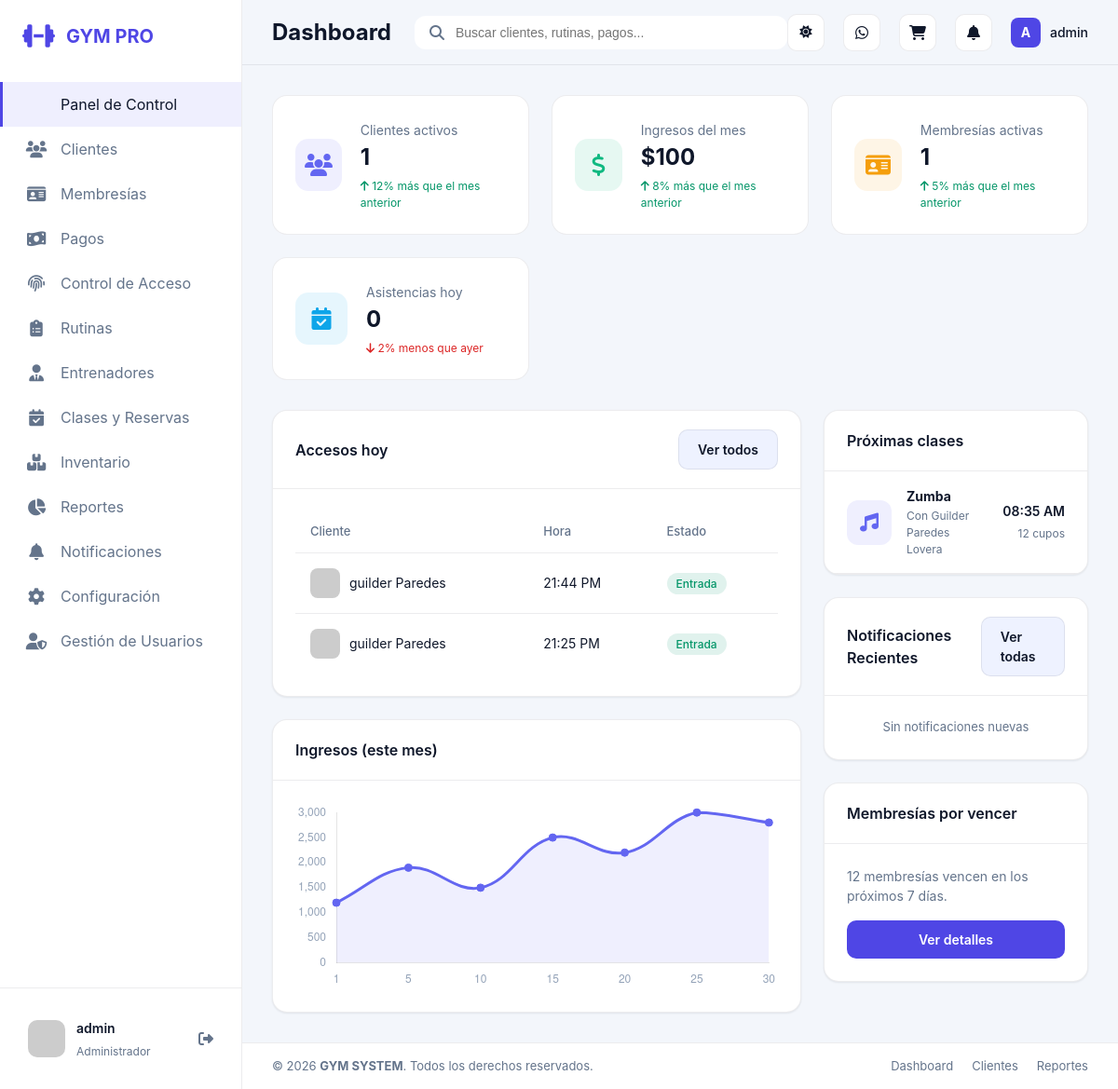
Page /dashboard/ (signed in) on the earlier database version.
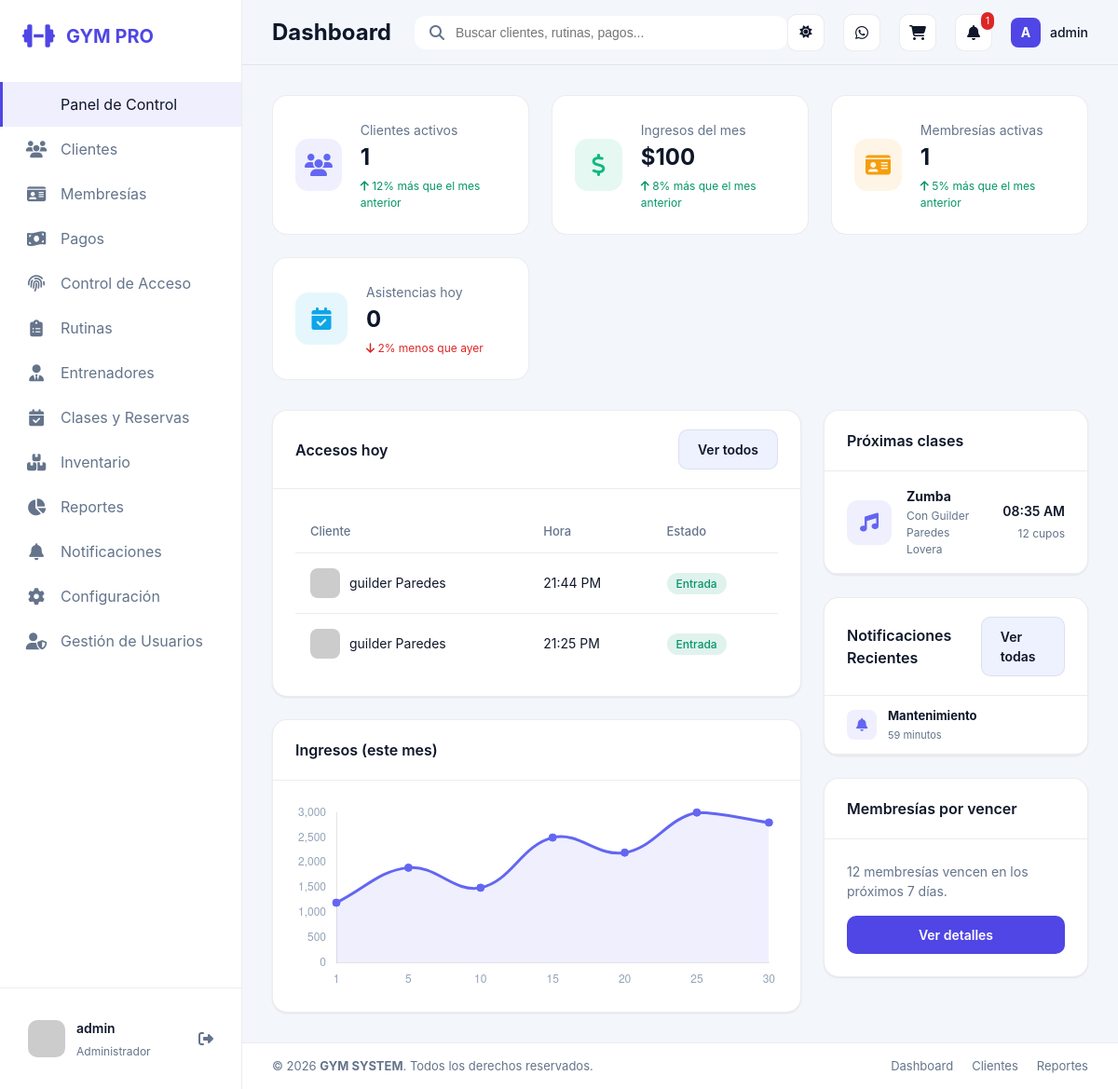
Same page on the later database version.
### apps/access/models.py (models this page shows, shortened)
class AccessRecord(models.Model):
    client = models.ForeignKey(Client, on_delete=models.CASCADE)
    timestamp = models.DateTimeField(default=timezone.now)
    entry_type = models.CharField(max_length=50, choices=[
        ('ENTRADA', 'Entrada'),
        ('SALIDA', 'Salida'),
    ], default='ENTRADA')
    method = models.CharField(max_length=50, choices=[
        ('QR', 'QR'),
        ('CODIGO', 'Código'),
        ('HUELLA', 'Huella'),
    ], default='CODIGO')
    valid = models.BooleanField(default=True)
    message = models.CharField(max_length=255, blank=True)

### apps/clients/models.py (models this page shows, shortened)
class Client(models.Model):
    first_name = models.CharField(max_length=120)
    last_name = models.CharField(max_length=120)
    ci = models.CharField(max_length=40, unique=True)
    phone = models.CharField(max_length=40)
    email = models.EmailField(blank=True)
    profile_photo = models.ImageField(upload_to='clientes/', blank=True, null=True)
    join_date = models.DateField(default=timezone.now)
    is_active = models.BooleanField(default=True)
    height_cm = models.DecimalField(max_digits=5, decimal_places=2, blank=True, null=True)
    weight_kg = models.DecimalField(max_digits=5, decimal_places=2, blank=True, null=True)
    trainer = models.ForeignKey(Trainer, on_delete=models.SET_NULL, blank=True, null=True, related_name='clients')
    notes = models.TextField(blank=True)
    @property
    def full_name(self):
        return f'{self.first_name} {self.last_name}'

### apps/reservations/models.py (models this page shows, shortened)
class ClassSchedule(models.Model):
    class_type = models.ForeignKey(ClassType, on_delete=models.CASCADE, related_name='schedules')
    date = models.DateField()
    start_time = models.TimeField()
    end_time = models.TimeField()
    capacity = models.PositiveIntegerField(default=12)
    trainer = models.ForeignKey(Trainer, on_delete=models.SET_NULL, null=True, blank=True, related_name='classes')
    notes = models.TextField(blank=True)
    @property
    def available_spots(self):
        return self.capacity - self.reservations.filter(confirmed=True).count()

class ClassType(models.Model):
    name = models.CharField(max_length=100, unique=True)
    description = models.TextField(blank=True)
    icon = models.CharField(max_length=50, blank=True, help_text="FontAwesome icon class")

### apps/trainers/models.py (models this page shows, shortened)
class Trainer(models.Model):
    full_name = models.CharField(max_length=140)
    specialty = models.CharField(max_length=120, blank=True)
    phone = models.CharField(max_length=40, blank=True)
    email = models.EmailField(blank=True)
    profile_photo = models.ImageField(upload_to='trainers/', blank=True, null=True)
    active = models.BooleanField(default=True)
    bio = models.TextField(blank=True)

### apps/notifications/models.py (models this page shows, shortened)
class Notification(models.Model):
    TYPES = [
        ('PAGO_VENCIDO', 'Pago vencido'),
        ('MEMBRESIA_VENCIDA', 'Membresía vencida'),
        ('CLASE_RECORDATORIO', 'Recordatorio de clase'),
        ('PROMOCION', 'Promoción'),
        ('SISTEMA', 'Sistema'),
        ('COMUNICADO', 'Comunicado General'),
    ]
    title = models.CharField(max_length=160)
    message = models.TextField()
    notification_type = models.CharField(max_length=50, choices=TYPES)
    recipient_client = models.ForeignKey(Client, on_delete=models.CASCADE, null=True, blank=True, related_name='notifications')
    recipient_user = models.ForeignKey(settings.AUTH_USER_MODEL, on_delete=models.CASCADE, null=True, blank=True, related_name='notifications')
    is_global = models.BooleanField(default=False)
    is_read = models.BooleanField(default=False)
    created_at = models.DateTimeField(auto_now_add=True)
    scheduled_date = models.DateTimeField(null=True, blank=True)
    sent = models.BooleanField(default=True) # Set to true by default for simple creation

### apps/core/views.py (the view, shortened to what this page needs)
# urls.py: path('dashboard/', views.dashboard, name='dashboard'),
def dashboard(request):
    if not request.user.is_authenticated:
        return redirect('login')
    role = get_user_role(request.user)
    today = timezone.now().date()
    month_ago = today - timedelta(days=30)
    if role == UserProfile.ROLE_ADMIN:
        total_income = Payment.objects.filter(date__date__gte=month_ago).aggregate(
            total=models.Sum('amount')
        )['total'] or 0
        context = {
            'clients_count': Client.objects.count(),
            'active_memberships_count': Membership.objects.filter(
                active=True,
                end_date__gte=today,
            ).count(),
            'last_payments': Payment.objects.order_by('-date')[:5],
            'recent_access': AccessRecord.objects.order_by('-timestamp')[:5],
            'upcoming_classes': ClassSchedule.objects.filter(date__gte=today).order_by('date', 'start_time')[:5],
            'products_low_stock': Product.objects.filter(stock__lte=models.F('min_stock')),
            'notifications': Notification.objects.filter(sent=True).order_by('-created_at')[:4],
            'active_clients': Client.objects.filter(is_active=True).count(),
            'inactive_clients': Client.objects.filter(is_active=False).count(),
            'total_income': total_income,
            'today_attendance_count': AccessRecord.objects.filter(timestamp__date=today, valid=True).count(),
        }
        return render(request, 'core/dashboard.html', context)

### apps/core/models.py (called while the page is built)
    @property
    def role_label(self):
        return self.get_role_display()

### apps/core/permissions.py (called while the page is built)
def get_user_profile(user):
    if not user or not user.is_authenticated:
        return None
    default_role = UserProfile.ROLE_ADMIN if user.is_superuser else UserProfile.ROLE_RECEPTION
    profile, _ = UserProfile.objects.get_or_create(
        user=user,
        defaults={'role': default_role},
    )
    if user.is_superuser and profile.role != UserProfile.ROLE_ADMIN:
        profile.role = UserProfile.ROLE_ADMIN
        profile.save(update_fields=['role'])
    return profile

def get_user_role(user):
    if not user or not user.is_authenticated:
        return None
    if user.is_superuser:
        return UserProfile.ROLE_ADMIN
    profile = get_user_profile(user)
    return profile.role if profile else None

def get_role_label(role):
    return ROLE_LABELS.get(role, 'Sin rol')

def get_linked_client(user):
    profile = get_user_profile(user)
    return profile.client if profile else None

def get_linked_trainer(user):
    profile = get_user_profile(user)
    return profile.trainer if profile else None

### templates/core/dashboard.html (shortened to what the changed rows need)
{% extends 'base.html' %}
{% block content %}
<div class="dashboard-grid">
    <div class="grid-left">
        <div class="card" style="margin-bottom: 24px;">
            <div class="card-body">
                <div class="table-container">
                    <table>
                        <thead>
                            <tr>
                                <th>Cliente</th>
                                <th>Hora</th>
                                <th>Estado</th>
                            </tr>
                        </thead>
                        <tbody>
                            {% for access in recent_access %}
                            <tr>
                                <td>
                                    <div style="display: flex; align-items: center; gap: 10px;">
                                        <img src="https://ui-avatars.com/api/?name={{ access.client.full_name }}&background=random" style="width: 32px; height: 32px; border-radius: 8px;">
                                        <span>{{ access.client.full_name }}</span>
                                    </div>
                                </td>
                                <td>{{ access.timestamp|date:"H:i A" }}</td>
                                <td><span class="badge-status status-active">Entrada</span></td>
                            </tr>
                            {% empty %}
                            <tr>
                                <td colspan="3" style="text-align: center; color: var(--text-muted); padding: 32px;">No hay accesos registrados hoy</td>
                            </tr>
                            {% endfor %}
                        </tbody>
                    </table>
                </div>
            </div>
        </div>
    </div>
    <div class="grid-right">
        <div class="card" style="margin-bottom: 24px;">
            <div class="card-body" style="padding: 0;">
                {% for class in upcoming_classes %}
                <div style="padding: 16px 24px; border-bottom: 1px solid var(--border-color); display: flex; align-items: center; gap: 16px;">
                    <div style="width: 48px; height: 48px; border-radius: 12px; background: rgba(99, 102, 241, 0.1); color: #6366f1; display: flex; align-items: center; justify-content: center; font-size: 20px;">
                        <i class="fas fa-{% if 'Spinning' in class.class_type.name %}bicycle{% elif 'Zumba' in class.class_type.name %}music{% else %}dumbbell{% endif %}"></i>
                    </div>
                    <div style="flex: 1;">
                        <h5 style="font-size: 14px; margin-bottom: 2px;">{{ class.class_type.name }}</h5>
                        <p style="font-size: 12px; color: var(--text-muted);">Con {{ class.trainer.full_name|default:"Entrenador" }}</p>
                    </div>
                    <div style="text-align: right;">
                        <span style="font-size: 14px; font-weight: 600; display: block;">{{ class.start_time|time:"H:i A" }}</span>
                        <span style="font-size: 12px; color: var(--text-muted);">{{ class.available_spots }} cupos</span>
                    </div>
                </div>
                {% empty %}
                <div style="padding: 32px; text-align: center; color: var(--text-muted);">No hay clases programadas</div>
                {% endfor %}
            </div>
        </div>
        <div class="card" style="margin-bottom: 24px;">
            <div class="card-body" style="padding: 0;">
                {% for notification in notifications %}
                <div style="padding: 12px 24px; border-bottom: 1px solid var(--border-color); display: flex; align-items: center; gap: 12px;">
                    <div style="width: 32px; height: 32px; border-radius: 8px; background: rgba(99, 102, 241, 0.1); color: #6366f1; display: flex; align-items: center; justify-content: center; font-size: 14px;">
                        <i class="fas fa-bell"></i>
                    </div>
                    <div style="flex: 1;">
                        <h6 style="font-size: 13px; margin-bottom: 2px;">{{ notification.title }}</h6>
                        <p style="font-size: 11px; color: var(--text-muted);">{{ notification.created_at|timesince }}</p>
                    </div>
                </div>
                {% empty %}
                <div style="padding: 24px; text-align: center; color: var(--text-muted); font-size: 13px;">Sin notificaciones nuevas</div>
                {% endfor %}
            </div>
        </div>
    </div>
</div>
{% endblock %}
{% block extra_js %}
<script>
    const ctx = document.getElementById('incomeChart').getContext('2d');
    new Chart(ctx, {
        type: 'line',
        data: {
            labels: ['1', '5', '10', '15', '20', '25', '30'],
            datasets: [{
                label: 'Ingresos ($)',
                data: [1200, 1900, 1500, 2500, 2200, 3000, 2800],
                borderColor: '#6366f1',
                backgroundColor: 'rgba(99, 102, 241, 0.1)',
                fill: true,
                tension: 0.4,
                pointRadius: 4,
                pointBackgroundColor: '#6366f1'
            }]
        },
        options: {
            responsive: true,
            maintainAspectRatio: false,
            plugins: {
                legend: { display: false }
            },
            scales: {
                y: {
                    beginAtZero: true,
                    grid: { color: 'rgba(255, 255, 255, 0.05)' },
                    ticks: { color: '#94a3b8' }
                },
                x: {
                    grid: { display: false },
                    ticks: { color: '#94a3b8' }
                }
            }
        }
    });
</script>
{% endblock %}

### templates/components/navbar.html (shortened to what this page needs)
<nav class="navbar">
    <div class="navbar-left">
        <h2 class="page-title">
            {% block page_title %}Dashboard{% endblock %}
        </h2>
    </div>
    <div class="navbar-center">
        <div class="search-bar">
            <i class="fas fa-search"></i>
            <input type="text" placeholder="Buscar clientes, rutinas, pagos...">
        </div>
    </div>
    <div class="navbar-right">
        <div class="navbar-actions">
            <button type="button" class="nav-btn theme-toggle" id="themeToggle" title="Cambiar tema" aria-label="Cambiar tema">
                <i class="fas fa-sun theme-icon theme-icon-light"></i>
            </button>
            <a href="#" class="nav-btn" title="Mensajes">
                <i class="fab fa-whatsapp"></i>
            </a>
            <a href="{% url 'cart_detail' %}" class="nav-btn" title="Carrito de Ventas">
                <i class="fas fa-shopping-cart"></i>
            </a>
            <a href="{% url 'notification_list' %}" class="nav-btn" title="Notificaciones">
                <i class="fas fa-bell"></i>
                {% if notifications_count > 0 %}
                <span class="badge">{{ notifications_count }}</span>
                {% endif %}
            </a>
            <div class="user-menu">
                <div class="user-avatar-mini">
                    {{ request.user.username|slice:":1"|upper }}
                </div>
                <span class="user-name-mini">{{ request.user.username }}</span>
            </div>
        </div>
    </div>
</nav>

Differences in the rows shown:
added Notification: title "Mantenimiento", created_at "59 minutos"
Other differences:
{{ notifications_count }}: (not shown) → "1"
text no longer shown: "Sin notificaciones nuevas"
